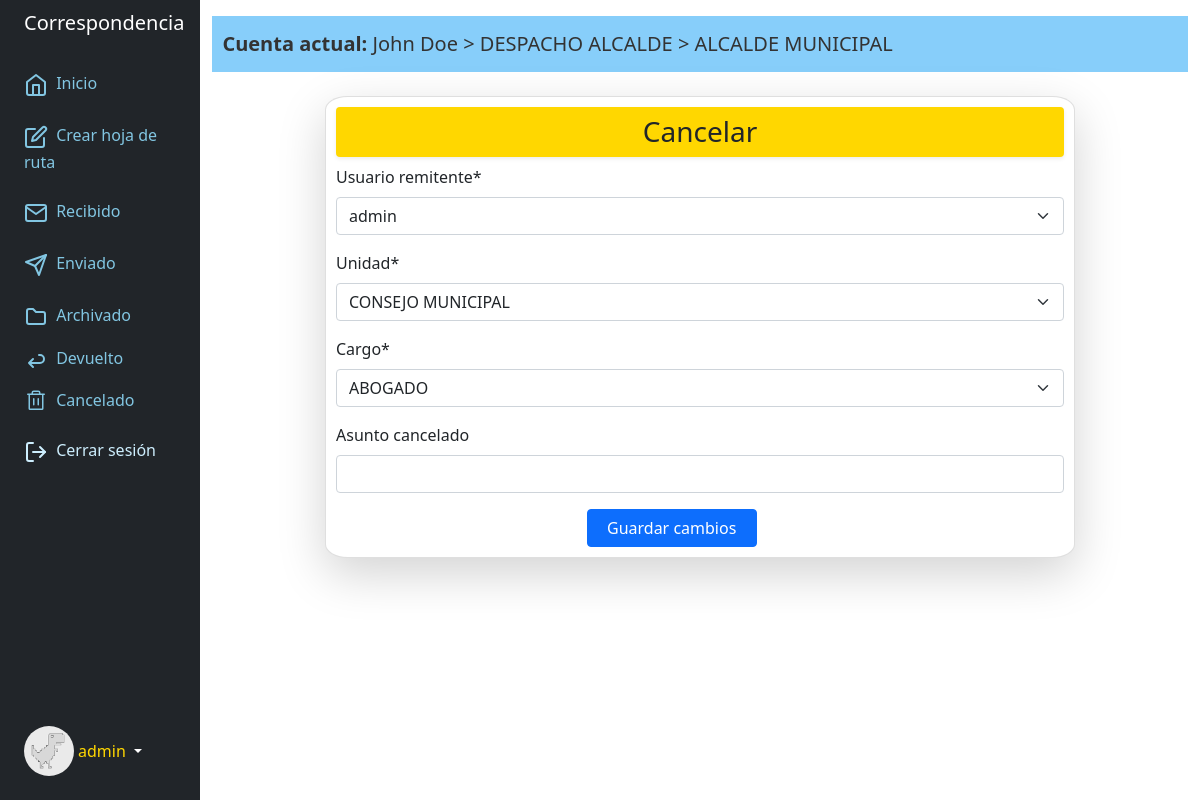
The page /cancelar/9/change (signed in) on the database its author committed.
### accounts/models.py (models this page shows, shortened)
class Profile(models.Model):
	user = models.OneToOneField('auth.User', on_delete=models.CASCADE, related_name='profile')
	image = models.ImageField(default='users/image_user.png',upload_to='users/')
	unidad = models.ForeignKey(Unidad, related_name='unidad', on_delete=models.CASCADE, null=True, blank=True)
	cargo = models.ForeignKey(Cargo, related_name='cargo', on_delete=models.CASCADE, null=True, blank=True)
	class Meta:
		verbose_name = 'Perfil'
		verbose_name_plural = 'Perfiles'
		ordering = ['id']

### correspondencia/models.py (models this page shows, shortened)
class Unidad(models.Model):
    nombre_unidad = models.CharField(max_length=200)
    sigla_unidad = models.CharField(max_length=50)
    class Meta:
        verbose_name = 'unidad'
        verbose_name_plural = 'unidad'
    def __str__(self):
        return self.nombre_unidad

class Cargo(models.Model):
    nombre_cargo = models.CharField(max_length=200)
    def __str__(self):
        return self.nombre_cargo

class Correspondencia(models.Model):
    codigo = models.CharField(max_length=200, blank=True, null=True)
    usuario_rtte = models.ForeignKey(User, on_delete=models.CASCADE, related_name='usuario_rtte_crr')
    unidad_rtte = models.ForeignKey(Unidad, on_delete=models.CASCADE, related_name='unidad_rtte_crr')
    cargo_rtte = models.ForeignKey(Cargo, on_delete=models.CASCADE, related_name='cargo_rtte_crr')
    numero_fojas = models.IntegerField(null=True, blank=True)
    tipo_derivado = models.CharField(choices=options_tipo,max_length=200)
    usuario_destino = models.ForeignKey(User, on_delete=models.CASCADE, related_name='usuario_destino_crr')
    unidad_destino = models.ForeignKey(Unidad, on_delete=models.CASCADE, related_name='unidad_destino_crr')
    cargo_destino = models.ForeignKey(Cargo, on_delete=models.CASCADE, related_name='cargo_destino_crr')
    archivo = models.FileField(upload_to='media', null=True, blank=True)
    derivado = models.BooleanField(default=True, null=True, blank=True)
    recibido = models.BooleanField(default=True, null=True, blank=True)
    devuelto = models.BooleanField(default=False, null=True, blank=True)
    cancelado = models.BooleanField(default=False, null=True, blank=True)
    archivado = models.BooleanField(default=False, null=True, blank=True)
    fecha_derivado = models.DateTimeField(auto_now_add=True,null=True, blank=True)
    fecha_recibido = models.DateTimeField(auto_now_add=True,null=True, blank=True)
    fecha_devuelto = models.DateTimeField(null=True, blank=True)
    fecha_cancelado = models.DateTimeField(null=True, blank=True)
    fecha_archivado = models.DateTimeField(null=True, blank=True)
    asunto_derivado = models.CharField(max_length=300, null=True, blank=True)
    asunto_devuelto = models.CharField(max_length=200, null=True, blank=True)
    asunto_archivado = models.CharField(max_length=200, null=True, blank=True)
    asunto_cancelado = models.CharField(max_length=200, null=True, blank=True)
    class Meta:
        verbose_name = 'correspondencia'
        verbose_name_plural = 'correspondencia'

### core/views.py (the view)
# urls.py: path('cancelar/<int:id>/change', cancelar, name='cancelar'),
@login_required
def cancelar(request, id):
	asunto_cancelar = Correspondencia.objects.get(id=id)
	asunto_cancelar.cancelado = True
	if request.method == 'POST':
		form_cancelar = CancelarForm(request.POST, instance=asunto_cancelar)
		if form_cancelar.is_valid():
			form_cancelar.save()
			return HttpResponseRedirect('/cancelado/')
	else:
		form_cancelar = CancelarForm(instance=asunto_cancelar)
	context_cancelar = {'form_cancelar':form_cancelar,}
	return render(request, 'core/cancelar.html', context_cancelar)

### correspondencia/forms.py
class CancelarForm(ModelForm):
    class Meta:
        model = Correspondencia
        fields = ["usuario_rtte","unidad_rtte","cargo_rtte","asunto_cancelado",]
        labels = {"usuario_rtte":"Usuario remitente","unidad_rtte":"Unidad","cargo_rtte":"Cargo","asunto_cancelado":"Asunto cancelado",}

### core/templates/core/cancelar.html (shortened to what this page needs)
{% extends 'core/base.html' %}
{% load static %}
{% load crispy_forms_tags %}
{% block content %}
<br>
<div class="row justify-content-center">
    <div class="card shadow-lg col-sm-9" style="padding: 10px; border-radius: 3%;box-shadow: 10cm;">
        <h3 class="shadow-sm p-2 rounded" style="background-color: gold; text-align: center;">Cancelar</h3>
        <form action="" method="POST" class="">
            {{  form_cancelar|crispy }}
            <div class="row justify-content-center">
                <div class="form-group col-sm-4">
                    <button type="submit" class="btn btn-primary col-sm-9">Guardar cambios</button>
                </div>
            </div>
        </form>
    </div>
</div>
{% endblock %}

### core/templates/core/base.html (shortened to what this page needs)
<!DOCTYPE html>
<html>
<head>
    <link href="https://cdn.jsdelivr.net/npm/bootstrap@5.0.2/dist/css/bootstrap.min.css" rel="stylesheet"
>
</head>
<body>
    <div class="container-fluid">
        {% if request.user.is_authenticated %}
        <div class="row flex-nowrap">
            <div class="col-auto col-md-3 col-xl-2 px-sm-2 px-0 bg-dark">
                <div class="d-flex flex-column align-items-center align-items-sm-start px-3 pt-2 text-white min-vh-100">
                    <a href="/"
                        class="d-flex align-items-center pb-3 mb-md-0 me-md-auto text-white text-decoration-none">
                        <span class="fs-5 d-none d-sm-inline">Correspondencia</span>
                    </a>
                    <ul class="nav nav-pills flex-column mb-sm-auto mb-0 align-items-center align-items-sm-start"
                        id="menu">
                        <li class="nav-item">
                            <a href="{% url 'home' %}" class="nav-link align-middle px-0" style="color: #82C6E2;">
                                 <span class="ms-1 d-none d-sm-inline">Inicio</span>
                            </a>
                        </li>
                        <li>
                            <a href="{% url 'derivar' %}" class="nav-link px-0 align-middle" style="color: #82C6E2;">
                                 <span class="ms-1 d-none d-sm-inline">Crear hoja de ruta</span></a>
                        </li>
                        <li>
                            <a href="{% url 'recibido' %}" class="nav-link px-0 align-middle" style="color: #82C6E2;">
                                 <span class="ms-1 d-none d-sm-inline">Recibido</span></a>
                        </li>
                        <li>
                            <a href="{% url 'enviado' %}" class="nav-link px-0 align-middle" style="color: #82C6E2;">
                                <svg xmlns="http://www.w3.org/2000/svg" width="24" height="24" viewBox="0 0 24 24" fill="none" stroke="currentColor" stroke-width="2" stroke-linecap="round" stroke-linejoin="round" class="feather feather-send"><line x1="22" y1="2" x2="11" y2="13"></line><polygon points="22 2 15 22 11 13 2 9 22 2"></polygon></svg>
                                 <span class="ms-1 d-none d-sm-inline">Enviado</span></a>
                        </li>
                        <li>
                            <a href="{% url 'archivado' %}" class="nav-link px-0 align-middle" style="color: #82C6E2;">
                                <svg xmlns="http://www.w3.org/2000/svg" width="24" height="24" viewBox="0 0 24 24"><path fill="none" stroke="currentColor" stroke-linecap="round" stroke-linejoin="round" stroke-width="2" d="M5 4h4l3 3h7a2 2 0 0 1 2 2v8a2 2 0 0 1-2 2H5a2 2 0 0 1-2-2V6a2 2 0 0 1 2-2"/></svg>
                                 <span class="ms-1 d-none d-sm-inline">Archivado</span></a>
                        </li>
                        <li>
                            <a href="{% url 'devuelto' %}" class="nav-link px-0 align-middle" style="color: #82C6E2;">
                                <svg xmlns="http://www.w3.org/2000/svg" width="24" height="24" viewBox="0 0 24 24"><path fill="none" stroke="currentColor" stroke-linecap="round" stroke-linejoin="round" stroke-width="2" d="m9 11l-4 4l4 4m-4-4h11a4 4 0 0 0 0-8h-1"/></svg> <span class="ms-1 d-none d-sm-inline">Devuelto</span></a>
                        </li>
                        <li>
                            <a href="{% url 'cancelado' %}" class="nav-link px-0 align-middle" style="color: #82C6E2;">
                                <span class="ms-1 d-none d-sm-inline">Cancelado</span></a>
                        </li>
                        <li>
                            <a href="{% url 'exit' %}" class="nav-link px-0 align-middle" style="color: #cdeefd;">
                                 <span class="ms-1 d-none d-sm-inline">Cerrar sesión</span></a>
                        </li>
                    </ul>
                    <div class="dropdown pb-4">
                        <a href="#" class="d-flex align-items-center text-white text-decoration-none dropdown-toggle"
                            id="dropdownUser1" data-bs-toggle="dropdown" aria-expanded="false">
                            <img src="{{ user.profile.image.url }}" alt="hugenerd" width="50" height="50"
                                class="rounded-circle">
                            <span class="d-none d-sm-inline mx-1" style="color: gold;">{{ user.username}}</span>
                        </a>
                    </div>
                </div>
            </div>
            <div class="col py-3">
                <nav class="navbar col-12" style="background:#87cefa;">
                    <a class="navbar-brand" href="#" style="color:#333;">&nbsp; <b>Cuenta actual: </b> {{user.first_name}} {{user.last_name}} > {{ user.profile.unidad.nombre_unidad }} > {{ user.profile.cargo }}</a>
                </nav>
            {% endif %}
            {% block content %}
            {% endblock %}
            </div>
        </div>
    </div>
</body>
</html>

### rows shown on the page
Correspondencia: usuario_rtte "admin", unidad_rtte "CONSEJO MUNICIPAL", cargo_rtte "ABOGADO"

### other values the page prints
{{ user.username }} "admin"
{{ user.first_name }} "John"
{{ user.last_name }} "Doe"
{{ user.profile.unidad.nombre_unidad }} "DESPACHO ALCALDE"
{{ user.profile.cargo }} "ALCALDE MUNICIPAL"
